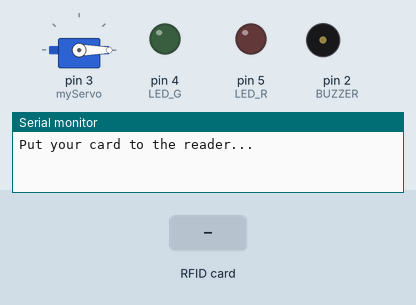
Bench run of a sketch on a simulated Arduino Uno, built with avr-gcc and run on an emulated ATmega328P. Shown: servo, output pins drawn as LEDs (lit = HIGH), buzzer (waves = sounding), the last lines printed to the serial monitor. The inputs (shaded band) are chosen by the test bench. Pins used as bus, display or sensor lines are not drawn.

Above: at 1.2 s.
1.3 s: RFID card E3 4D 8D 00 held to the reader
At 2.04 s:
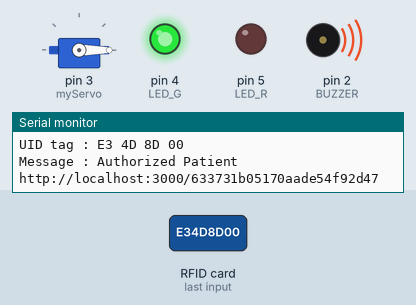
At 3.1 s:
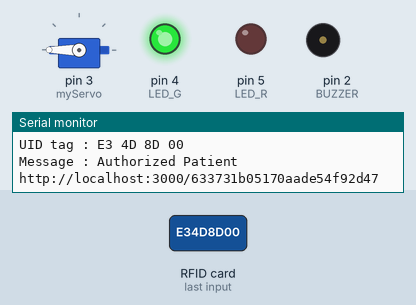
Timing chart, 0 to 8.7 s (numbered marks = the images above; inputs shaded):
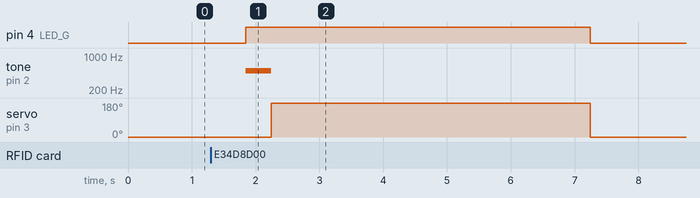

The sketch:

DumpInfo.ino
```cpp
//Viral Science
//RFID
#include <SPI.h>
#include <MFRC522.h>
#include <Servo.h>

#define SS_PIN 10
#define RST_PIN 9
#define LED_G 4 //define green LED pin
#define LED_R 5 //define red LED
#define BUZZER 2 //buzzer pin
MFRC522 mfrc522(SS_PIN, RST_PIN);   // Create MFRC522 instance.
Servo myServo; //define servo name

void setup()
{
  Serial.begin(9600);   // Initiate a serial communication
  SPI.begin();      // Initiate  SPI bus
  mfrc522.PCD_Init();   // Initiate MFRC522
  myServo.attach(3); //servo pin
  myServo.write(0); //servo start position
  pinMode(LED_G, OUTPUT);
  pinMode(LED_R, OUTPUT);
  pinMode(BUZZER, OUTPUT);
  noTone(BUZZER);
  Serial.println("Put your card to the reader...");
  Serial.println();

}
void loop()
{
  // Look for new cards
  if ( ! mfrc522.PICC_IsNewCardPresent())
  {
    return;
  }
  // Select one of the cards
  if ( ! mfrc522.PICC_ReadCardSerial())
  {
    return;
  }
  //Show UID on serial monitor
  Serial.print("UID tag :");
  String content= "";
  byte letter;
  String cardID="";
  for (byte i = 0; i < mfrc522.uid.size; i++)
  {
//    cardID+=mfrc522.uid.uidByte[i] < 0x10 ? " 0" : " ";
//    cardID+=mfrc522.uid.uidByte[i]+HEX;
//    cardID+=String(mfrc522.uid.uidByte[i] < 0x10 ? " 0" : " ");
//    cardID+=String(mfrc522.uid.uidByte[i], HEX);
     Serial.print(mfrc522.uid.uidByte[i] < 0x10 ? " 0" : " ");
     Serial.print(mfrc522.uid.uidByte[i], HEX);
     content.concat(String(mfrc522.uid.uidByte[i] < 0x10 ? " 0" : " "));
     content.concat(String(mfrc522.uid.uidByte[i], HEX));
  }
  Serial.println();
//  Serial.println("CardID:",cardID);
  Serial.print("Message : ");
  content.toUpperCase();
  if (content.substring(1) == "E3 4D 8D 00"||content.substring(1) == "73 E0 7A 1E")
  {
    Serial.println("Authorized Patient");
    Serial.println("http://localhost:3000/633731b05170aade54f92d47");
    Serial.println();
    delay(500);
    digitalWrite(LED_G, HIGH);
    tone(BUZZER, 500);
    delay(400);
    noTone(BUZZER);
    myServo.write(180);
    delay(5000);
    myServo.write(0);
    digitalWrite(LED_G, LOW);
  }

 else   {
    Serial.println("Unauthorized User");
    digitalWrite(LED_R, HIGH);
    tone(BUZZER, 300);
    delay(1200);
    digitalWrite(LED_R, LOW);
    noTone(BUZZER);
  }
}
```

Measured:
- after the input at 1.3 s, pin 4 (LED_G): LOW → HIGH after 0.55 s, → LOW 5.4 s later; tone on pin 2 (BUZZER): silent → 500 Hz after 0.55 s, → silent 0.40 s later; servo on pin 3 (myServo): 0° → 180° after 0.95 s, → 0° 5.0 s later
